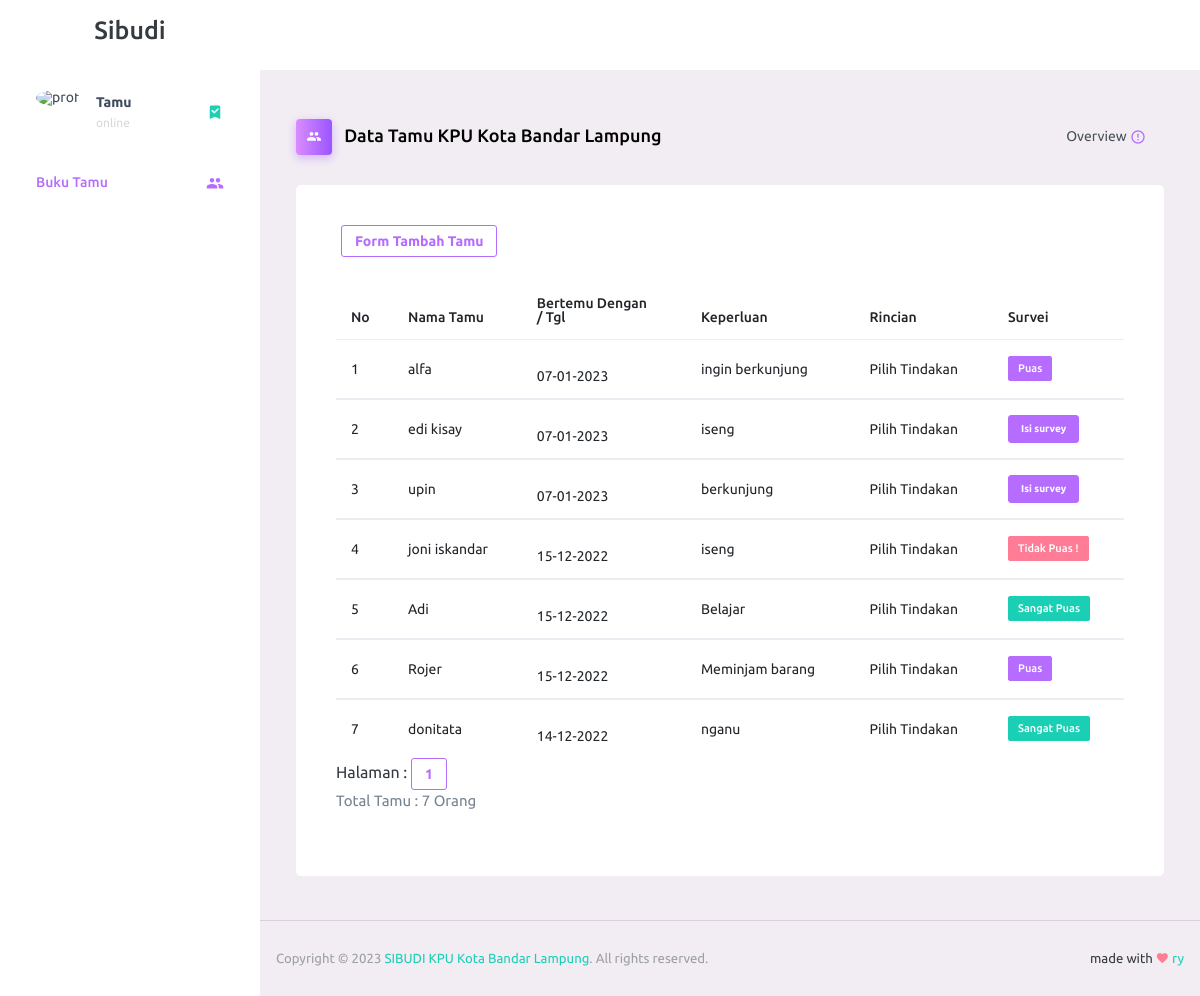
Page /dashboard/scan/index.php?action=bukutamu on the committed database.
### tables this page shows
CREATE TABLE `aplikasi` (
  `id` int(1) NOT NULL,
  `nama` varchar(50) NOT NULL,
  `tagline` text NOT NULL,
  `instansi` varchar(50) NOT NULL,
  `nohp` varchar(15) NOT NULL,
  `alamat` text DEFAULT NULL
);

CREATE TABLE `survey` (
  `id_tamu` int(5) NOT NULL,
  `id_survey` int(5) NOT NULL,
  `sangat_puas` int(5) NOT NULL,
  `puas` int(5) NOT NULL,
  `tidak` int(5) NOT NULL
);

CREATE TABLE `tamu` (
  `id` int(5) NOT NULL,
  `nama` varchar(50) NOT NULL,
  `alamat` varchar(250) NOT NULL,
  `pekerjaan` varchar(50) NOT NULL,
  `nohp` varchar(15) NOT NULL,
  `email` varchar(50) DEFAULT NULL,
  `bertemu` varchar(50) DEFAULT NULL,
  `keperluan` varchar(30) DEFAULT NULL,
  `tindakan` varchar(20) DEFAULT NULL,
  `tgl` date DEFAULT NULL,
  `jam` varchar(20) DEFAULT NULL,
  `rincian` varchar(200) DEFAULT NULL,
  `tujuan` varchar(100) DEFAULT NULL,
  `cara_mendapat_info` varchar(50) DEFAULT NULL,
  `cara_memperoleh_info` varchar(50) DEFAULT NULL,
  `foto` varchar(255) DEFAULT NULL
);

### dashboard/scan/bukutamu.php (the view, shortened to what this page needs)
<div class="page-header">
  <h3 class="page-title">
    <span class="page-title-icon bg-gradient-primary text-white mr-2">
      <i class="mdi mdi-account-multiple"></i>
    </span>
    Data Tamu <?= $aplikasi['instansi'] ?>
  </h3>
  <nav aria-label="breadcrumb">
    <ul class="breadcrumb">
      <li class="breadcrumb-item active" aria-current="page">
        <span></span>Overview
        <i class="mdi mdi-alert-circle-outline icon-sm text-primary align-middle"></i>
      </li>
    </ul>
  </nav>
</div>
<div class="row">
  <div class="col-lg-12">
    <div class="card">
      <div class="card-body">
        <p class="card-description">
          <code><a href="index.php?action=form" class="btn btn-outline-primary btn-sm">Form Tambah Tamu</a></code>
        </p>
        <div class="table-responsive">
        <table class="table table-hover">
          <thead>
            <tr>
              <th>No</th>
              <th>Nama Tamu</th>
              <th>Bertemu Dengan<br /> / Tgl</th>
              <th>Keperluan</th>
              <th>Rincian</th>
              <th>Survei</th>
            </tr>
          </thead>
          <?php
          $halaman = 10;
          $page = isset($_GET["halaman"]) ? (int)$_GET["halaman"] : 1;
          $mulai = ($page > 1) ? ($page * $halaman) - $halaman : 0;
          $result = mysqli_query($db, "SELECT * FROM tamu");
          $total = mysqli_num_rows($result);
          $pages = ceil($total / $halaman);
          $query = mysqli_query($db, "SELECT a.*, b.* FROM `tamu` a LEFT JOIN survey b ON a.id = b.id_tamu order by a.tgl desc LIMIT $mulai, $halaman") or die(mysqli_error);
          $no = $mulai + 1;
          while ($tamu = mysqli_fetch_assoc($query)) {
         ?>
          <tbody>
            <tr>
              <td><?= $no++ ?></td>
              <td><?= $tamu['nama'] ?></td>
              <td><?= $tamu['bertemu'] ?><br />
              <?= date('d-m-Y', strtotime($tamu['tgl'])) ?></td>
              <td><?= $tamu['keperluan'] ?><br />
              </td>
              <td><?php if($tamu['keperluan']=="INFORMASI"){echo $tamu['rincian'];} else {echo $tamu['tindakan'];} ?></td>
              <td>
                <?php if($tamu['sangat_puas']==null && $tamu['puas']==null && $tamu['tidak']==null){ ?>
                <a href="index.php?action=survey&id=<?= $tamu['id']?>"class="btn btn-primary btn-xs">Isi survey</a>
             <?php } else {
                if($tamu['sangat_puas'] > 0) { echo "<badge class='badge badge-success'>Sangat Puas</badge>"; }
                if($tamu['puas'] > 0) { echo "<badge class='badge badge-primary'>Puas</badge>"; }
                if($tamu['tidak'] > 0) { echo "<badge class='badge badge-danger'>Tidak Puas !</badge>"; }
             } ?>
                </td>
            </tr>
          <?php } ?>
          </tbody>
        </table>
        </div>
        Halaman :<?php for ($i = 1; $i <= $pages; $i++) { ?>
          <a href="index.php?action=datatamu&halaman=<?= $i; ?>" class="btn btn-outline-primary btn-sm"><?= $i; ?></a>
          <?php } ?>
        <p class="card-description">Total Tamu : <?= mysqli_num_rows($query) ?> Orang</p>
      </div>
    </div>
  </div>
</div></div>

### dashboard/scan/index.php (shortened to what this page needs)
<?php
 require'../../configuration/dbcon.php';
 $sql = mysqli_query($db, "SELECT * FROM aplikasi");
 $aplikasi = mysqli_fetch_array($sql);
?>
<!DOCTYPE html>
<html lang="en">
<head>
    <link rel="stylesheet" href="../assets/vendors/iconfonts/mdi/css/materialdesignicons.min.css">
    <link rel="stylesheet" href="../assets/vendors/css/vendor.bundle.base.css">
    <link rel="stylesheet" href="../assets/css/style.css">
</head>
<body>
  <div class="container-scroller">
    <nav class="navbar default-layout-navbar col-lg-12 col-12 p-0 fixed-top d-flex flex-row">
      <div class="text-center navbar-brand-wrapper d-flex align-items-center justify-content-center">
        <h3>Sibudi</h3>
      </div>
    </nav>
    <div class="container-fluid page-body-wrapper">
      <nav class="sidebar sidebar-offcanvas" id="sidebar">
        <ul class="nav">
          <li class="nav-item nav-profile">
            <a href="index.php?action=profil" class="nav-link">
              <div class="nav-profile-image">
                <img src="../assets/logo/admin.png" alt="profile">
              </div>
              <div class="nav-profile-text d-flex flex-column">
                <span class="font-weight-bold mb-2">Tamu</span>
                <span class="text-secondary text-small">online</span>
              </div>
              <i class="mdi mdi-bookmark-check text-success nav-profile-badge"></i>
            </a>
          </li>
          <li class="nav-item">
            <a class="nav-link" href="index.php?action=bukutamu">
              <span class="menu-title">Buku Tamu</span>
              <i class="mdi mdi-account-multiple menu-icon"></i>
            </a>
          </li>
        </ul>
      </nav>
      <div class="main-panel">
        <div class="content-wrapper">
            <?php
                if(isset($_GET['action'])) {
                    $action = $_GET['action'];
                    switch ($action) {
                        case 'bukutamu':
                            include "bukutamu.php";
                            break;
                    }
                }
                else {
                    header("Location: ".$baseUrl."dashboard/scan/index.php?action=form");
                    die();
                }
            ?>
        <?php include '../assets/footer.php'; ?>
      </div>
    </div>
  </div>
</body>
</html>

### dashboard/assets/footer.php
<footer class="footer">
  <div class="d-sm-flex justify-content-center justify-content-sm-between">
    <span class="text-muted text-center text-sm-left d-block d-sm-inline-block">Copyright © <?= date('Y') ?> <a href="https://pta-bandarlampung.go.id" target="_blank"><?= $aplikasi['nama'] ?> <?= $aplikasi['instansi'] ?></a>. All rights reserved.</span>
    <span class="float-none float-sm-right d-block mt-1 mt-sm-0 text-center">made with <i class="mdi mdi-heart text-danger"></i><a href="https://pta-bandarlampung.go.id" target="_blank"> ry</a></span>
  </div>
</footer>

### rows in the picture
aplikasi: instansi "KPU Kota Bandar Lampung", nama "SIBUDI"
survey: id_tamu.nama "alfa", id_tamu.tgl "07-01-2023", id_tamu.keperluan "ingin berkunjung", id_tamu.tindakan "Pilih Tindakan", sangat_puas "Puas"
tamu: nama "edi kisay", tgl "07-01-2023", keperluan "iseng", tindakan "Pilih Tindakan"
tamu: nama "upin", tgl "07-01-2023", keperluan "berkunjung", tindakan "Pilih Tindakan"
survey: id_tamu.nama "joni iskandar", id_tamu.tgl "15-12-2022", id_tamu.keperluan "iseng", id_tamu.tindakan "Pilih Tindakan", sangat_puas "Tidak Puas !"
survey: id_tamu.nama "Adi", id_tamu.tgl "15-12-2022", id_tamu.keperluan "Belajar", id_tamu.tindakan "Pilih Tindakan", sangat_puas "Sangat Puas"
survey: id_tamu.nama "Rojer", id_tamu.tgl "15-12-2022", id_tamu.keperluan "Meminjam barang", id_tamu.tindakan "Pilih Tindakan", sangat_puas "Puas"
survey: id_tamu.nama "donitata", id_tamu.tgl "14-12-2022", id_tamu.keperluan "nganu", id_tamu.tindakan "Pilih Tindakan", sangat_puas "Sangat Puas"

### other values in the picture
mysqli_num_rows($query) "7"
